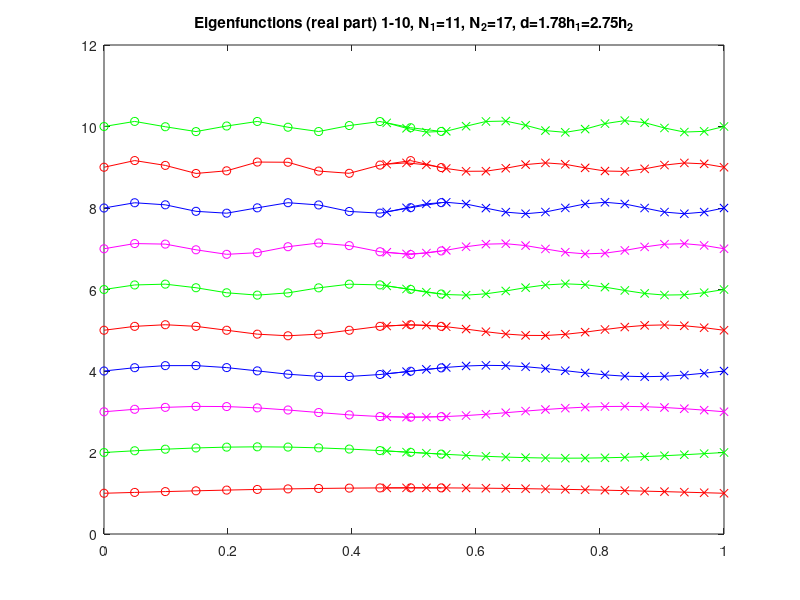
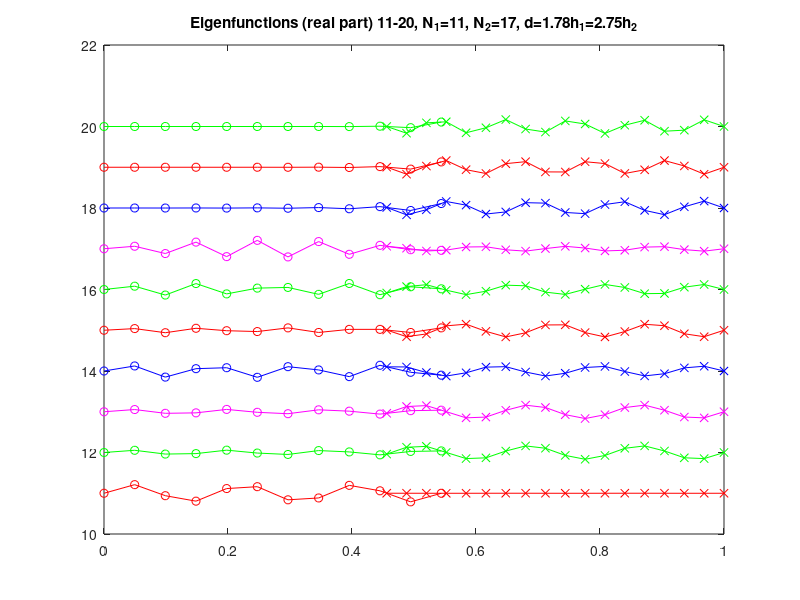

These figures' MATLAB source, in order: (Note: this script raises an error after producing the figures.)
%
% Determine the eigenvalues and eigenvectors of the 1d overlapping grid Laplace operator
%
%     u(1)                  u(m+1)
%      1  2  3 ..        m  m+1
%      +--+--+--+--+--+--+--+                
%                        +--+--+--+--+--+--+--+
%                        1  2  3  4 ...    n  n+1
%                       v(1)                  v(n+1)
%      |                 |  |                 |
%     x=xa               xc xd                xb 
%
% Numbering for the matrix with end-points eliminated:
%
%         1  2  3 ..    m-1    
%      X--+--+--+--+--+--+--X                
%                        X--+--+--+--+--+--+--X
%                           m  m+1  ...   m+n-2   
%
%         d = xd - xc 
%         hu=(xd-xa)/m;
%         hv=(xb-xc)/n;
%
%         d = delta*hv   : defines delta 
%         hv = (xb-xc)/n = d/delta
% 
% Current:
%         xc = .5 - .5*d
%         xd = .5 + .5*d
%
%         ( xb - .5 + .5*d )/n  = d/delta
%    =>   d*(1/delta - .5/n) = (xb-.5)/n 
%    =>   d = (xb-.5)/( n/delta -.5 )
%    =>   d = 1/( 2*(n)/delta -1);          % ... if xb=1 
%     
clear;
clf;
set(gca,'FontSize',16);

orderOfInterpolation=2;
% orderOfInterpolation=3;


m = 11;  % left interval
n = 11;  % right interval

%m=21;
%n=21;

% -- check me with delta=2.75 -- eig's don't seem correct 
m = 11;
n = 17;

%  m = 10;
%  n = 10;


xa=0.;
xb=1.;

%delta=1.; % overlap is delta*h
%identifier='d1p0';  % d=1.0h

 delta=.5;  % overlap is .5*h
 identifier='dp5';  % d=.5h

% delta=1.5178; % overlap is .5*h
% identifier='d1p5178';  % d=.5h

% delta=1.25;  % overlap is 1.25*h
% identifier='d1p25'; 

% --- check eigenfunction here at interp pts 
%delta=2.25;  % overlap is 2.25*h
%identifier='d2p25'; 

 delta=2.75
 identifier='d2p75';  % d=2.75h
% d=5.4175/(m+n-1);

d = 1/( 2*(n)/delta -1);  % here is d

xd=.5+.5*d;
xc=.5-.5*d;

hu=(xd-xa)/m;
hv=(xb-xc)/n;

for i=1:m+1
  xu(i)=xa+(i-1)*hu;
  u(i)=sin(pi*xu(i));   % here is the lowest frequency eigenvector 
end

for j=1:n+1
 xv(j)=xc+(j-1)*hv;
 v(j)=sin(pi*xv(j));
end

% plot(xu,u,'r-o',xv,v,'b-x');

%title('Multigrid Convergence');
%ylabel('maximum residual');
%xlabel('multigrid cycle');
%set(gca,'YScale','log');

% interpolation:  
%    u(m+1)=alpha*v(p)+(1-alpha)*v(p+1)
%    v(1) = beta*u(q)+(1-beta)*u(q+1)
% p=m;   % v(2)
% alpha=1.;
  
if orderOfInterpolation==2 
  p = (xd-xc)/hv+m-1;
  alpha=p-fix(p);
  p=fix(p);

  q = (xc-xa)/hu;
  beta=q-fix(q);
  q=fix(q);
else

  pv = (xd-xc)/hv + m-1; 
  p = max(fix( pv+.5 -1 ),m-1);  % left end of interp stencil, usually closest pt minus 1
  alpha=pv-p;
  
  qv = (xc-xa)/hu;
  q  = min(fix(qv+.5-1),m-2);  % left end of interp stencil, usually closest pt minus 1
  beta=qv-q;
end
fprintf(' p = %i, m=%i alpha=%8.2e\n',p,m,alpha);

fprintf(' q = %i, m=%i beta=%8.2e\n',q,m,beta);

% pause

husq=hu*hu;
hvsq=hv*hv;

adim=m+n-2;
a=zeros(adim,adim);

i=1;
a(i,i)=-2./husq;
a(i,i+1)=1./husq;
for i=2:m-1
  a(i,i-1)=1./husq;
  a(i,i)=-2./husq;
  a(i,i+1)=1./husq;
end 
ia=m-1;         % last active point on left grid
a(ia,ia+1)=0.;
ib=m;           % first active point on right grid



i=m;
a(i,i)=-2./hvsq;
a(i,i+1)=1./hvsq;
for i=m+1:m+n-3
  a(i,i-1)=1./hvsq;
  a(i,i)=-2./hvsq;
  a(i,i+1)=1./hvsq;
end 
i=m+n-2;
a(i,i-1)=1./hvsq;
a(i,i)=-2./hvsq;

% initialize all interpolation equations to zero
cu1=0; p1=p;
cu2=0; p2=p;
cu3=0; p3=p;
cu4=0; p4=p;

cv1=0; q1=q;
cv2=0; q2=q;
cv3=0; q3=q;
cv4=0; q4=q;


if orderOfInterpolation==3
  % interpolation weights
  a1= .5*(1.-alpha)*(2-alpha); 
  a2=    (   alpha)*(2-alpha); 
  a3=-.5*(   alpha)*(1-alpha); 
  b1= .5*(1.-beta)*(2-beta);   
  b2=    (   beta)*(2-beta);   
  b3=-.5*(   beta)*(1-beta);   
end

% ************* Interpolation equations ****************
if p>=m & q<=(m-2)
  % explicit interpolation
  fprintf('**** EXPLICIT interpolation****\n');

  if orderOfInterpolation==2 
    a(ia,p  )=(1.-alpha)/husq;
    a(ia,p+1)=    alpha /husq;
    a(ib,q)=(1.-beta)/hvsq;
    a(ib,q+1)=  beta /hvsq;
    % save interp coeff to be used below
    p1=p; cu1=(1.-alpha); p2=p+1; cu2=alpha; p3=p+1; cu3=0.; p4=m; cu4=0;
    q1=q; cv1=(1.-beta ); q2=q+1; cv2=beta;  q3=q+1; cv3=0.; q4=m; cv4=0;

  else
    
    cu1=a1; p1=p;
    cu2=a2; p2=p+1;
    cu3=a3; p3=p+2;
    cu4=0 ; p4=p+2;
    
    cv1=b1; q1=q;
    cv2=b2; q2=q+1;
    cv3=b3; q3=q+2;
    cv4=0;  q4=q+2;

    a(ia,p1)=cu1/husq;
    a(ia,p2)=cu2/husq;
    a(ia,p3)=cu3/husq;   % bug found 090907 (was cu2)

    a(ib,q1)=cv1/hvsq;
    a(ib,q2)=cv2/hvsq;
    a(ib,q3)=cv3/hvsq;
  end 

else
  % implicit interpolation

  fprintf('**** IMPLICIT interpolation****\n');

  if p==(m-1) & q==(m-1 -orderOfInterpolation+2) % both sides are implicit
    if orderOfInterpolation==2 
      den=1-beta*(1-alpha);
      a(ia,m-1)=a(ia,m-1)+(1-alpha)*(1-beta)/(den*husq);
      a(ia,m  )=a(ia,m  )+   alpha          /(den*husq);
      a(ib,m-1)=a(ib,m-1)+(1-beta)  /(den*hvsq);
      a(ib,m  )=a(ib,m  )+alpha*beta/(den*hvsq);

      % save interp coeff to be used below
      p1=m-1; cu1=(1-alpha)*(1-beta)/den; p2=m; cu2=alpha/den;       p3=m; cu3=0.; p4=m; cu4=0;
      q1=m-1; cv1=(1-beta)/den;           q2=m; cv2=alpha*beta/den;  q3=m; cv3=0.; q4=m; cv4=0;

    else
      den=1-b3*a1;

      cu1=a1*b1/(den); p1=q;
      cu2=a1*b2/(den); p2=q+1;
      cu3=a2   /(den); p3=p+1;
      cu4=a3   /(den); p4=p+2;
		    
      cv1=b1   /(den); q1=q;
      cv2=b2   /(den); q2=q+1;
      cv3=a2*b3/(den); q3=p+1;
      cv4=a3*b3/(den); q4=p+2;

      a(ia,p1)=a(ia,p1)+cu1/husq;
      a(ia,p2)=a(ia,p2)+cu2/husq;
      a(ia,p3)=a(ia,p3)+cu3/husq;
      a(ia,p4)=a(ia,p4)+cu4/husq;
			     
      a(ib,q1)=a(ib,q1)+cv1/hvsq;
      a(ib,q2)=a(ib,q2)+cv2/hvsq;
      a(ib,q3)=a(ib,q3)+cv3/hvsq;
      a(ib,q4)=a(ib,q4)+cv4/hvsq;

    end 
  elseif p==(m-1) & q<(m-1-orderOfInterpolation+2)
    if orderOfInterpolation==2 
      a(ia,q  )=a(ia,q  )+(1-alpha)*(1-beta)/husq;
      a(ia,q+1)=a(ia,q+1)+(1-alpha)*   beta /husq;
      a(ia,p+1)=a(ia,p+1)+   alpha          /husq;
      a(ib,q  )=(1.-beta)/hvsq; % same as default case 
      a(ib,q+1)=    beta /hvsq; % same as default case
    
      % save interp coeff to be used below
      p1=q; cu1=(1.-alpha)*(1-beta); p2=q+1; cu2=(1-alpha)*beta; p3=p+1; cu3=alpha; p4=p3; cu4=0;
      q1=q; cv1=(1.-beta ); q2=q+1; cv2=beta;  q3=q+1; cv3=0.; q4=q3; cv4=0;

    else

      den=1-b3*a1;

      cu1=a1*b1/(den); p1=q;
      cu2=a1*b2/(den); p2=q+1;
      cu3=a2   /(den); p3=p+1;
      cu4=a3   /(den); p4=p+2;

      cv1=b1; q1=q;
      cv2=b2; q2=q+1;
      cv3=b3; q3=q+2;
      cv4=0;  q4=q+2;

      a(ia,p1)=a(ia,p1)+cu1/husq;
      a(ia,p2)=a(ia,p2)+cu2/husq;
      a(ia,p3)=a(ia,p3)+cu3/husq;
      a(ia,p4)=a(ia,p4)+cu4/husq;

      a(ib,q1)=cv1/hvsq;
      a(ib,q2)=cv2/hvsq;
      a(ib,q3)=cv3/hvsq;

    end

  elseif p >(m-1) & q==(m-1 -orderOfInterpolation+2)
    if orderOfInterpolation==2 
      a(ia,p  )=(1.-alpha)/husq; % same as default case 
      a(ia,p+1)=    alpha /husq; % same as default case 
    
      a(ib,p  )=a(ib,p  )+   beta*(1-alpha)/hvsq;
      a(ib,p+1)=a(ib,p+1)+   beta*   alpha /hvsq;
      a(ib,q)  =a(ib,q)+  (1-beta)         /hvsq;
      % save interp coeff to be used below
      p1=p; cu1=(1.-alpha); p2=p+1; cu2=alpha; p3=p+1; cu3=0.; p4=p3; cu4=0;
      q1=p; cv1=beta*(1-alpha); q2=p+1; cv2=beta*alpha;  q3=q; cv3=(1-beta);q4=q3; cv4=0;
    else

      cu1=a1; p1=p;
      cu2=a2; p2=p+1;
      cu3=a3; p3=p+2;
      cu3=0;  p4=p+2;

      den=1-b3*a1;

      cv1=b1   /(den); q1=q;
      cv2=b2   /(den); q2=q+1;
      cv3=a2*b3/(den); q3=p+1;
      cv4=a3*b3/(den); q4=p+2;

      a(ia,p1)=cu1/husq;
      a(ia,p2)=cu2/husq;
      a(ia,p2)=cu3/husq;
			     
      a(ib,q1)=a(ib,q1)+cv1/hvsq;
      a(ib,q2)=a(ib,q2)+cv2/hvsq;
      a(ib,q3)=a(ib,q3)+cv3/hvsq;
      a(ib,q4)=a(ib,q4)+cv4/hvsq;

    end
  else
    fprintf('ERROR: unexpected case\n');
    pause;
  end 
end 

%  a
%  pause

[v,L] = eig(a);

% Now plot the results

for i=1:adim
  lambda(i)=L(i,i);
end

% sort from smallest to largest in absolute value
[zz,ia] = sort(-lambda);

uTrue=zeros(m+2,1);
vTrue=zeros(n+2,1);

eu=zeros(m+1,1);
ev=zeros(n+1,1);

% ------  Build eigenfunctions for plotting -------------
for j=1:m+n-2  % loop over eigenfunctions
  % ie=m+n-1-j;
  ie=ia(j);
  fprintf(' j=%i ie=%i lambda(ie)=( %8.2e , %8.2e )\n',j,ie,real(lambda(ie)),imag(lambda(ie)));


 vu(1,j)=0;
 for i=2:m  
   vu(i,j)=v(i-1,ie);
 end 
 for i=2:n
   vv(i,j)=v(i+m-2,ie);
 end
 vv(n+1,j)=0.;


 vu(m+1,j)=cu1*v(p1,ie)+cu2*v(p2,ie)+cu3*v(p3,ie)+cu4*v(p4,ie);  % interpolated value

 vv(  1,j)=cv1*v(q1,ie)+cv2*v(q2,ie)+cv3*v(q3,ie)+cv4*v(q4,ie);   % interpolated value 

 % arrange the eigenfunctions so they always are initially positive (easier then to compare)
 if vu(2,j) < 0 
   vu(:,j)=vu(:,j)*(-1);
   vv(:,j)=vv(:,j)*(-1);
 end 

 if 0 == 1 
   % NOTE
   uTrue=sin(pi*j*xu);
   vTrue=sin(pi*j*xv);
  
   alpha=vu(:,j).'*uTrue.'/(vu(:,j).'*vu(:,j));
  
   vu(:,j)=vu(:,j)*alpha; % scale to match uTrue: min || uTrue - alpha*v || 
   eu(:,j)=vu(:,j)-uTrue.';  % error in the eigenfunction
  
   % NO: do not scale vu and vv differently alpha=vv(:,j).'*vTrue.'/(vv(:,j).'*vv(:,j));
   vv(:,j)=vv(:,j)*alpha; % scale to match uTrue: min || uTrue - alpha*v || 
   ev(:,j)=vv(:,j)-vTrue.';  % error in the eigenfunction

   eigerr=max(max(abs(eu(:,j))),max(abs(ev(:,j))));
   fprintf(' ... error in eig=%8.2e\n',eigerr);

 end; 


 vu(:,j)=vu(:,j)*.5+j;
 vv(:,j)=vv(:,j)*.5+j;



 if 0==1
   plot(xu,vu(:,j),'r-o',xv,vv(:,j),'b-x');
   title(sprintf('Eigenfunction %i, \\lambda=%8.2e,\n m=%i, n=%i, d=%3.2fh_1=%3.2fh_2',j,lambda(ie),m,n,d/hu,d/hv));
   pause

   plot(xu,eu(:,j),'r-o',xv,ev(:,j),'b-x');
   title(sprintf('Error in Eigenfn %i, \\lambda=%8.2e,\n m=%i, n=%i, d=%3.2fh_1=%3.2fh_2',j,lambda(ie),m,n,d/hu,d/hv));
   pause
 end
end


% =========== plot eigenvalues =============
plot( real(lambda),imag(lambda),'bo' );
title(sprintf('Eigenvalues n=%d m=%d \\delta=%8.2e interp=%d',m,n,delta,orderOfInterpolation));
xlabel('Real');
ylabel('Imaginary');
grid on;
pause; 



if 0==1 
  k=0;
  for j=1:4:m+n-2
   k=k+1;
   plot(xu,vu(:,j  ),'r-o',xv,vv(:,j  ),'r-x', ...
        xu,vu(:,j+1),'g-o',xv,vv(:,j+1),'g-x', ...
        xu,vu(:,j+2),'m-o',xv,vv(:,j+2),'m-x', ...
        xu,vu(:,j+3),'b-o',xv,vv(:,j+3),'b-x');
   title(sprintf('Eigenfunctions %i-%i, m=%i, n=%i, d=%3.2fh_1=%3.2fh_2',j,j+3,m,n,d/hu,d/hv));

fprintf(' **************** LEGEND! ********');

   legend(sprintf('e%i (left)',j  ),sprintf('e%i (right)',j  ),...
          sprintf('e%i (left)',j+1),sprintf('e%i (right)',j+1),...
          sprintf('e%i (left)',j+2),sprintf('e%i (right)',j+2),...
          sprintf('e%i (left)',j+3),sprintf('e%i (right)',j+3))
  
    name = sprintf('eigenfunction-%s-%i.eps',identifier,k);
  
    fprintf('Save %s\n',name);
  %   print -depsc2 name
    print('-depsc2',name);
  
   pause
  end
else
  k=0;
  for j=1:10:m+n-2
   k=k+1;
   plot(xu,real(vu(:,j  )),'r-o',xv,real(vv(:,j  )),'r-x', ...
        xu,real(vu(:,j+1)),'g-o',xv,real(vv(:,j+1)),'g-x', ...
        xu,real(vu(:,j+2)),'m-o',xv,real(vv(:,j+2)),'m-x', ...
        xu,real(vu(:,j+3)),'b-o',xv,real(vv(:,j+3)),'b-x', ...
        xu,real(vu(:,j+4)),'r-o',xv,real(vv(:,j+4)),'r-x');
   hold on;
   plot(xu,real(vu(:,j+5)),'g-o',xv,real(vv(:,j+5)),'g-x', ...
        xu,real(vu(:,j+6)),'m-o',xv,real(vv(:,j+6)),'m-x', ...
        xu,real(vu(:,j+7)),'b-o',xv,real(vv(:,j+7)),'b-x', ...
        xu,real(vu(:,j+8)),'r-o',xv,real(vv(:,j+8)),'r-x', ...
        xu,real(vu(:,j+9)),'g-o',xv,real(vv(:,j+9)),'g-x' );

   title(sprintf('Eigenfunctions (real part) %i-%i, N_1=%i, N_2=%i, d=%3.2fh_1=%3.2fh_2',j,j+9,m,n,d/hu,d/hv));
   hold off;

    name = sprintf('eigenfunction%i-%i-%s-%i.eps',m,n,identifier,k);
  
   fprintf('Save %s\n',name);
   print('-depsc2',name);
  
   pause
  end

end



% print -deps2 eigenfunction.eps
% print -depsc2 eigenfunction.eps



